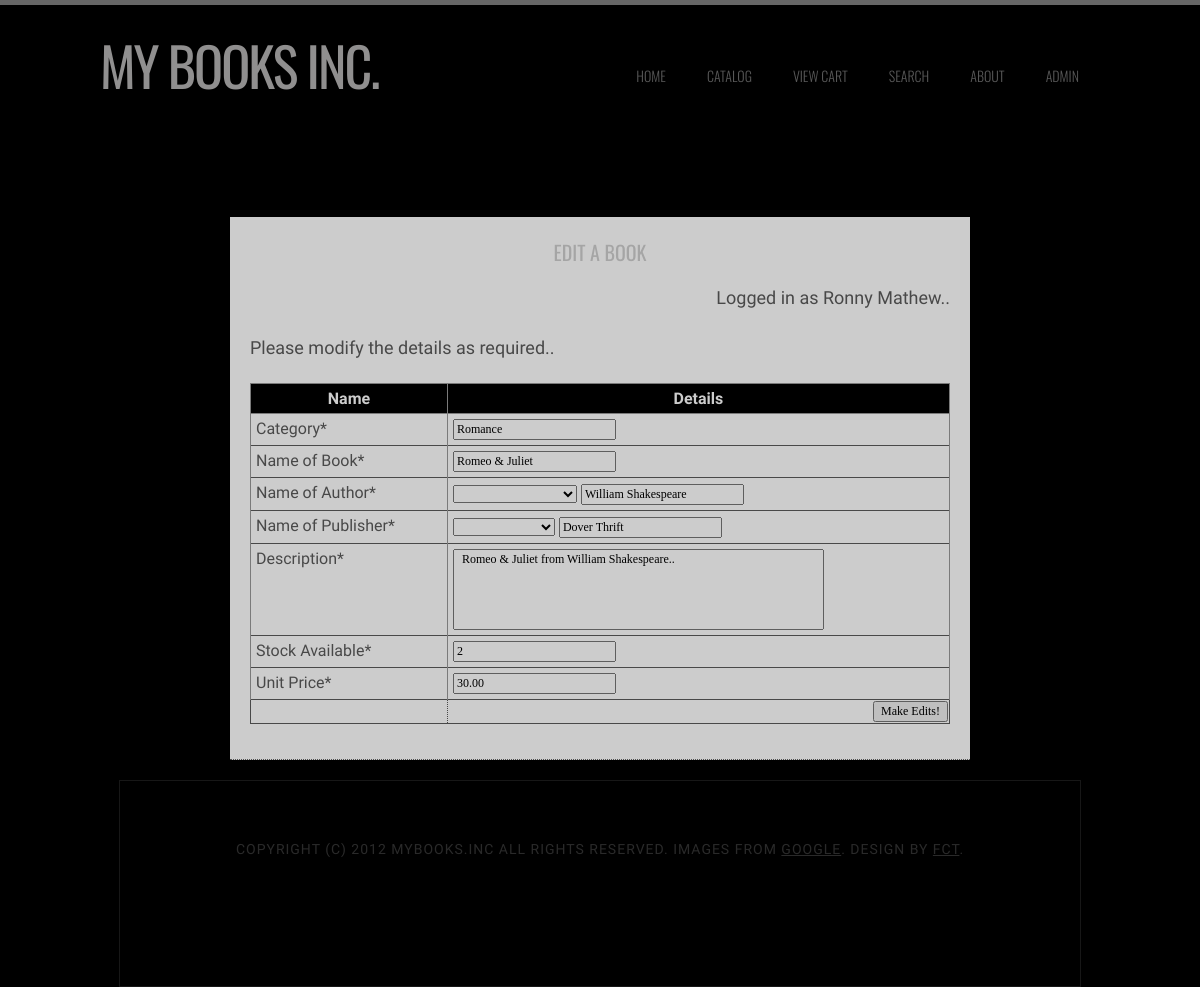
/edit.php?id=2 (signed in), run on the app's committed database.
### tables this page shows
CREATE TABLE IF NOT EXISTS `books` (
  `bookid` int(11) NOT NULL AUTO_INCREMENT COMMENT 'book id',
  `name` varchar(100) NOT NULL COMMENT 'name of book',
  `author` varchar(100) NOT NULL COMMENT 'name of author',
  `category` varchar(50) NOT NULL COMMENT 'book type',
  `publisher` varchar(100) NOT NULL COMMENT 'book publisher',
  `description` text NOT NULL COMMENT 'book desc',
  `bookpic` varchar(100) NOT NULL COMMENT 'link to book picture',
  `bookthpic` varchar(100) NOT NULL COMMENT 'link to thumb of pic',
  `stock` int(11) NOT NULL COMMENT 'stock of this book remaining',
  `uprice` decimal(10,2) NOT NULL COMMENT 'flag',
  `f2` int(11) DEFAULT NULL COMMENT 'extra fields for future use',
  `f3` int(11) DEFAULT NULL COMMENT 'extra fields for future use',
  PRIMARY KEY (`bookid`)
);

### edit.php (the view, shortened to what this page needs)
<?php session_start();
require("functions.php");
?>
<!DOCTYPE html PUBLIC "-//W3C//DTD XHTML 1.0 Transitional//EN" "http://www.w3.org/TR/xhtml1/DTD/xhtml1-transitional.dtd">
<html xmlns="http://www.w3.org/1999/xhtml">
<head>
<link href="styles/layout.css" rel="stylesheet" type="text/css" />
<link rel="stylesheet" href="styles/tables.css" type="text/css" />
</head>
<body>
<div class="wrapper col1">
<div id="header">
<?php siteName();
$bookid=$_GET['id'];
?>
</div>
 <br class="clear" />
  <br class="clear" />
</div>
<div class="wrapper col2">
<div id="container" style="background-color:#FFFFFF; width:700px; opacity:.8; padding:20px;">
<h3 align="center">Edit a Book</h3>
<p align="right">Logged in as <?php echo $_SESSION['fname'];?>..</p>
<p> Please modify the details as required.. </p>
<?php
$sqlcon=createSQL();
$qry="SELECT * FROM books WHERE bookid=".$bookid;
$sqldata=mysql_query($qry,$sqlcon);
$book=mysql_fetch_array($sqldata);
?>
<form action="editpro.php" method="post" enctype="multipart/form-data" onsubmit="return valFull();">
<table border="1px dashed" bordercolor="#3366FF" align="center">
<thead><tr>
<th>Name</th>
<th>Details</th>
</tr>
</thead>
<tbody>
<tr>
<td>Category*</td>
<td><input type="text" id="category" name="category" value="<?php echo $book['category']?>"/><input type="hidden" id=="bookid" name="bookid" value="<?php echo $book['bookid']?>"/>
</td>
</tr>
<tr>
<td>Name of Book*</td>
<td><input type="text" name="bname" id="name" value="<?php echo $book['name']?>" /></td>
</tr>
<tr>
<td>Name of Author*</td>
<td>
<select name="authordd" id="authordd" onchange="fillAuthor()" >
<option value=""></option>
<?php
$sqlc=createSQL();
$sqlda=mysql_query("SELECT DISTINCT author FROM books",$sqlc);
while($item=mysql_fetch_array($sqlda)){
echo "<option value=".$item[0]."> ".$item[0]." </option>";
} ?>
</select>
<input type="text" name="author" id="author" value="<?php echo $book['author']?>"/>
</td>
</tr>
<tr>
<td>Name of Publisher*</td>
<td>
<select name="publisherdd" id="publisherdd" onchange="fillPublisher()">
<option value=""></option>
<?php
$sqlc=createSQL();
$sqlda=mysql_query("SELECT DISTINCT publisher FROM books",$sqlc);
while($item=mysql_fetch_array($sqlda)){
echo "<option value=".$item[0]."> ".$item[0]." </option>";
} ?>
</select>
<input type="text" name="publisher" id="publisher" value="<?php echo $book['publisher']?>"/></td>
</tr>
<tr>
<td>Description*</td>
<td>
<textarea rows="5" cols="50" name="description" id="f25" wrap="physical"> <?php echo $book['description']?></textarea>
</td>
</tr>
<tr>
<td>Stock Available*</td>
<td><input type="text" name="stock" id="stock" value="<?php echo $book['stock']?>"/></td>
</tr>
<tr>
<td>Unit Price*</td>
<td><input type="text" name="price" id="price" value="<?php echo $book['uprice']?>" /></td>
</tr>
</tbody>
<tfoot>
<tr> <td></td><td align="right">
<input type="submit" value="Make Edits!" /></td>
</tr>
</tfoot>
</table>
</form>
</div>
</div>
</body>
</html>

### styles/layout.css (style rules this page uses)
div.wrapper { display:block; width:100%; margin:0; text-align:left; }
div.wrapper h1, div.wrapper h2, div.wrapper h3, div.wrapper h4, div.wrapper h5, div.wrapper h6 { margin:0 0 15px 0; padding:0; font-size:20px; font-weight:normal; line-height:normal; }
.col1 { border-top:5px solid #666; }
.col2 { padding:20px 0; }
#container { padding:30px 0; border-bottom:1px dotted #666; }

### styles/tables.css (style rules this page uses)
table { width:100%; border-collapse:collapse; table-layout:auto; vertical-align:top; margin-bottom:15px; border:1px solid #999999; }
table thead th { color:#FFFFFF; background-color:#000000; border:1px solid #999999; border-collapse:collapse; text-align:center; table-layout:auto; vertical-align:middle; }
table tbody td { vertical-align:top; border-collapse:collapse; border-left:1px solid #999999; border-right:1px solid #999999; }
table thead th, table tbody td { padding:5px; border-collapse:collapse; }

### styles/main.css (style rules this page uses)
body { margin: 0; padding: 0; background: #000000 url(images/img05.jpg) repeat; font-family: 'Abel', sans-serif; font-size: 18px; color: #5B5B5B; }
textarea { resize:none; }
table { border:1px solid; border-collapse:collapse; }
tr { border:1px solid; border-collapse:collapse; }
td { border:1px dotted; border-collapse:collapse; }
th { border:1px solid; border-collapse:collapse; background-color:#000; color:#FFF; }
h1, h2, h3 { margin: 0; padding: 0; text-transform: uppercase; font-weight: normal; font-family: 'Oswald', sans-serif; font-weight: 200; color: #CFCFCF; }
h3 { font-size: 1.6em; }
p, ul, ol { margin-top: 0; line-height: 180%; }
#header { overflow: hidden; width: 1000px; height: 150px; margin: 0 auto; padding: 0px 0px; }
#breadcrumb, #container, .gallery, #footer { position:relative; margin:0 auto 0; display:block; width:960px; }

### styles/forms.css (style rules this page uses)
form, fieldset, legend { margin:0; padding:0; border:none; }
input, textarea, select { font-size:12px; font-family:Georgia, "Times New Roman", Times, serif; }

### data on the page
books: category "Romance", bname "Romeo & Juliet", author "William Shakespeare", publisher "Dover Thrift", description "Romeo & Juliet from William Shakespeare..", stock "2", price "30.00"

### other printed values
$_SESSION['fname'] "Ronny Mathew"
